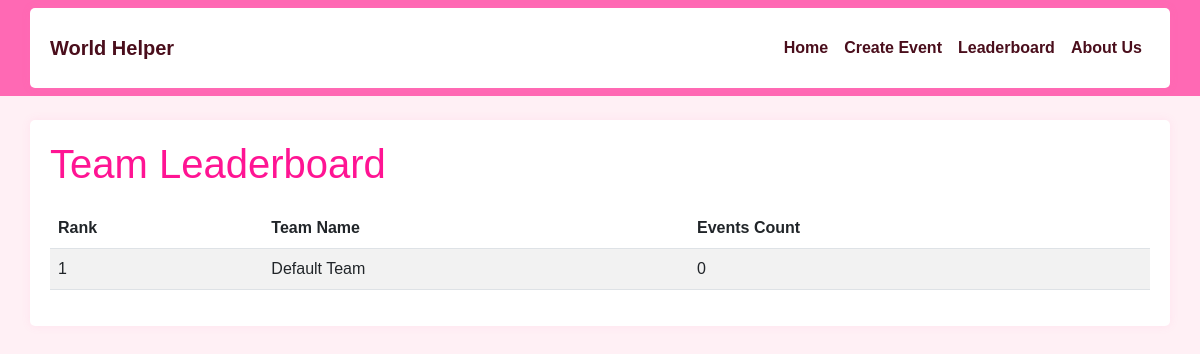
The page /leaderboard on the database as committed earlier.
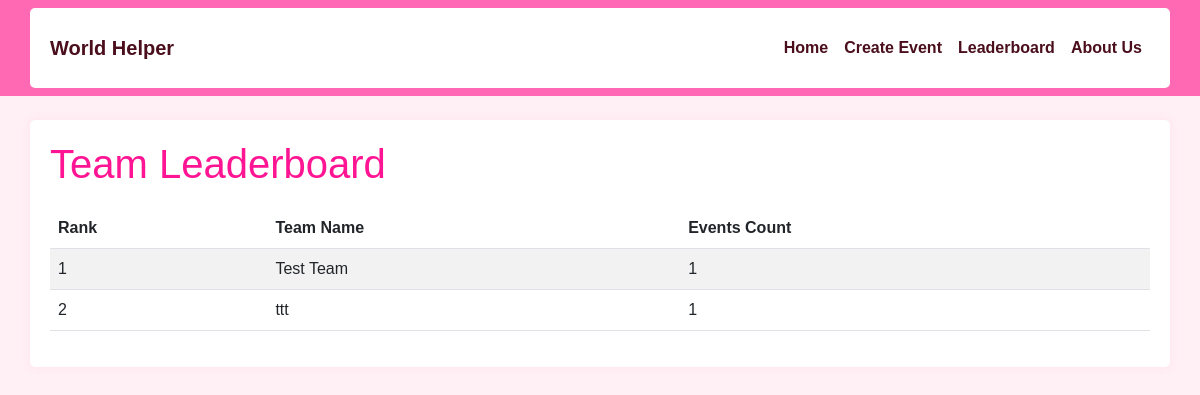
The same page on the database as committed later.
### app/models.py (models this page shows)
class Team(db.Model):
    id = db.Column(db.Integer, primary_key=True)
    team_phrase = db.Column(db.String(100), nullable=False)
    name = db.Column(db.String(64), nullable=False)
    members = db.relationship('TeamMember', backref='team', lazy='dynamic')
    events = db.relationship('Event', backref='team', lazy='dynamic')

### app/main/routes.py (the view)
@bp.route('/leaderboard')
def leaderboard():
    teams = db.session.query(Team, func.count(Event.id).label('event_count')) \
        .outerjoin(Event) \
        .group_by(Team.id) \
        .order_by(func.count(Event.id).desc()) \
        .all()
    ranked_teams = [(rank, team, event_count) for rank, (team, event_count) in enumerate(teams, start=1)]
    return render_template('leaderboard.html', ranked_teams=ranked_teams)

### app/templates/leaderboard.html (shortened to what this page needs)
{% extends "base.html" %}
{% block content %}
<h1>Team Leaderboard</h1>
<table class="table table-striped">
    <thead>
        <tr>
            <th>Rank</th>
            <th>Team Name</th>
            <th>Events Count</th>
        </tr>
    </thead>
    <tbody>
        {% for rank, team, event_count in ranked_teams %}
            <tr>
                <td>{{ rank }}</td>
                <td>{{ team.name }}</td>
                <td>{{ event_count }}</td>
            </tr>
        {% endfor %}
    </tbody>
</table>
{% endblock %}

### app/templates/base.html (shortened to what this page needs)
<!DOCTYPE html>
<html lang="en">
<head>
    <link rel="stylesheet" href="https://cdn.jsdelivr.net/npm/bootstrap@5.2.3/dist/css/bootstrap.min.css">
    <link rel="stylesheet" href="{{ url_for('static', filename='css/custom.css') }}">
    <link rel="stylesheet" href="https://cdnjs.cloudflare.com/ajax/libs/font-awesome/6.0.0/css/all.min.css">
</head>
<body>
    <nav class="navbar navbar-expand-lg navbar-dark">
        <div class="container">
            <a class="navbar-brand" href="{{ url_for('main.index') }}">World Helper</a>
            <div class="collapse navbar-collapse" id="navbarNav">
                <ul class="navbar-nav ms-auto">
                    <li class="nav-item">
                        <a class="nav-link" href="{{ url_for('main.index') }}">Home</a>
                    </li>
                    <li class="nav-item">
                        <a class="nav-link" href="{{ url_for('main.create_event') }}">Create Event</a>
                    </li>
                    <li class="nav-item">
                        <a class="nav-link" href="{{ url_for('main.leaderboard') }}">Leaderboard</a>
                    </li>
                    <li class="nav-item">
                        <a class="nav-link" href="{{ url_for('main.about') }}">About Us</a>
                    </li>
                </ul>
            </div>
        </div>
    </nav>
    <div class="container mt-4">
        {% block content %}{% endblock %}
    </div>
</body>
</html>

### app/static/css/custom.css (style rules this page uses)
body { font-family: 'Arial', sans-serif; background-color: #fff0f5; }
.navbar { background-color: #ff69b4 !important; }
.navbar-brand, .nav-link { color: #4a0e1c !important; font-weight: bold; transition: color 0.3s ease; }
.container { background-color: #ffffff; border-radius: 5px; padding: 20px; box-shadow: 0 0 10px rgba(255, 105, 180, 0.1); }
h1 { color: #ff1493; margin-bottom: 20px; }

Rows that differ between the two databases and show on the page:
changed Team id 1: name "Default Team" → "Test Team"; id "0" → "1"
added Team: id "2", name "ttt", event_count "1"
